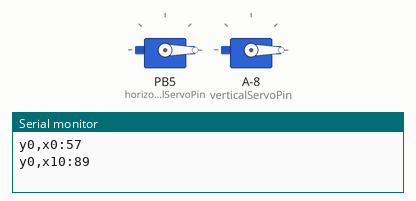
This sketch was run on a simulated ATtiny85, built with avr-gcc and run on an emulated ATtiny85. On the bench: 2 × servo, the last lines printed to the serial monitor. Random numbers use the default seed unless the sketch sets one.

Above: at 3.55 s.
At 7.05 s:
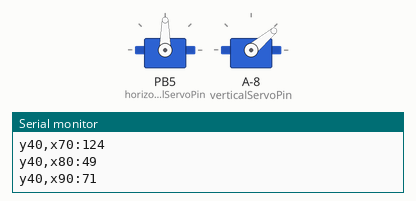
At 10.6 s:
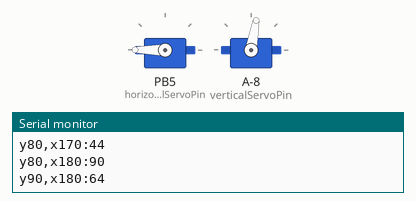
At 17.65 s:
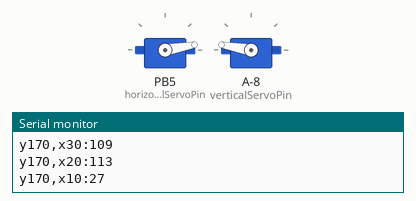
Timing chart, 0 to 22.6 s (numbered marks = the images above):
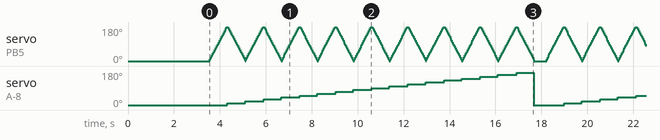

The sketch:

ArduinoIRMapping.ino
```cpp
// (licence header left out)
// Core library for code-sense
#if defined(ARDUINO) // Arduino 1.0 and 1.5 specific
#include "Arduino.h"
#else // error
#error Platform not defined
#endif

// Include application, user and local libraries
#include "Servo.h"
#include "ownLib.h"
// Prototypes


// Define variables and constants
//
// Brief	Pins of the servos and IR sensor
// Details	twelve servo objects can be created on most arduino boards
//
uint8_t irSense = A0;
uint8_t statusLED = 13;  // blink LED pin 13
uint8_t horizontalServoPin = 5;
uint8_t verticalServoPin = 6;
uint8_t x = 0;
uint8_t y = 0;

Servo horizontalServo;  // create servo object to control the horizontal servo
Servo verticalServo;    // create servo object to control the vertical servo

//
// Brief	Setup
// Details	Define the pins the servos and sensor are connected to
//
// Add setup code
void setup()
{
    Serial.begin(9600);

    pinMode(irSense, OUTPUT);
    pinMode(statusLED, OUTPUT);

    horizontalServo.attach(horizontalServoPin);    // attaches the horizontal servo on horizontalServoPin to the servo object
    verticalServo.attach(verticalServoPin);    // attaches the vertical servo on verticalServoPin to the servo object

    horizontalServo.write(0);     // tell servo to go to default position
    verticalServo.write(0);     // tell servo to go to default position

    delay(1000);

    blink(statusLED, 5, 500);   // tell user working status
}

//
// Brief	readSensor
// Details	read the IR sensor
//
// Add readSensor code
void readSensor()
{
    float irSensorVoltage = analogRead(irSense) * (5.0 / 1023.0);   // read ADC
    float distanceInCM = 306.439 + irSensorVoltage * (-512.611 + irSensorVoltage * ( 382.268 + irSensorVoltage * (-129.893 + irSensorVoltage * 16.2537)));  // convert to distance[cm]
    Serial.print(distanceInCM, 3);  // print the distance to the monitor
    Serial.print(",");
}

//
// Brief	readSensorDummy
// Details	read random dummy values
//
// Add readSensorDummy code
void readSensorDummy()
{
    Serial.println(random(20, 150));  // print the random distance to the monitor
    //Serial.print(",");
}

//
// Brief	moveServos
// Details	read the IR sensor
//
// Add moveServos code
void moveServos(uint8_t x, uint8_t y)
{
    horizontalServo.write(x);     // tell servo to go to position in variable 'x'
    verticalServo.write(y);     // tell servo to go to position in variable 'y'
}

//
// Brief	Loop
// Details	Call blink
//
// Add loop code
void loop()
{
    for(y=0; y<180; y=y+10)    // repeat while vertical servo has not reached it's max. position
    {
        // sweep from left to right
        for (x = 0; x <= 180; x = x+10)
        {
            // tell the serial monitor the current position of the sensor
            Serial.print("y");
            Serial.print(y);
            Serial.print(",x");
            Serial.print(x);
            Serial.print(":");
            //readSensor();
            readSensorDummy();
            delay(25);  // you should wait 40-50ms until the next measurement
            moveServos(x, y);
            delay(15);  // wait until the servo is there
        }
        Serial.println();  // send "end of line" to monitor
        y = y+10;   // move the IR sensor a little bit up

        // sweep back from right to left
        for (x = 180; x > 0; x = x-10) // sweep from right to left
        {
            // tell the serial monitor the current position of the sensor
            Serial.print("y");
            Serial.print(y);
            Serial.print(",x");
            Serial.print(x);
            Serial.print(":");
            //readSensor();
            readSensorDummy();
            delay(25);  // you should wait 40-50ms until the next measurement
            moveServos(x, y);
            delay(15);  // wait until the servo is there
        }
        Serial.println();  // send "end of line" to monitor
    }
    moveServos(0, 0);   // move servos back to start position
    delay(500);    // move it back or just look at the image

    //Serial.println("###");  // send "end of horizontal line" to monitor
}
```

ownLib.cpp
```cpp
// (licence header left out)
#include "ownLib.h"

void blink(uint8_t pin, uint8_t times, uint16_t ms) {
    for (uint8_t i=0; i<times; i++) {
        digitalWrite(pin, HIGH);
        delay(ms >> 1);
        digitalWrite(pin, LOW);
        delay(ms >> 1);
    }
}
```

ownLib.h
```cpp
// (licence header left out)
// Core library - IDE-based
#if defined(ARDUINO) // Arduino 1.0 and 1.5 specific
#include "Arduino.h"
#else // error
#error Platform not defined
#endif // end IDE

#ifndef __ArduinoIRMapping__ownLib__
#define __ArduinoIRMapping__ownLib__

//
// Brief	Blink a LED
// Details	LED attached to pin is light on then light off
// Total cycle duration = ms
// Parameters:
//      pin pin to which the LED is attached
//      times number of times
//      ms cycle duration in ms
//
void blink(uint8_t pin, uint8_t times, uint16_t ms);

#endif
```

Measured:
- by itself, servo on PB5 (horizontalServoPin): moves between 0° and 180°, repeating every 14.7 s
- by itself, servo on A-8 (verticalServoPin): repeats every 14.7 s: 20° 0.81 s, 30° 0.76 s, 40° 0.81 s, 50° 0.76 s, 60° 0.81 s, 70° 0.76 s, 80° 0.81 s, 90° 0.76 s, 100° 0.81 s, 110° 0.77 s, 120° 0.81 s, 130° 0.77 s, 140° 0.81 s, 150° 0.77 s, 160° 0.81 s, 170° 0.74 s, 0° 1.3 s, 10° 0.76 s
